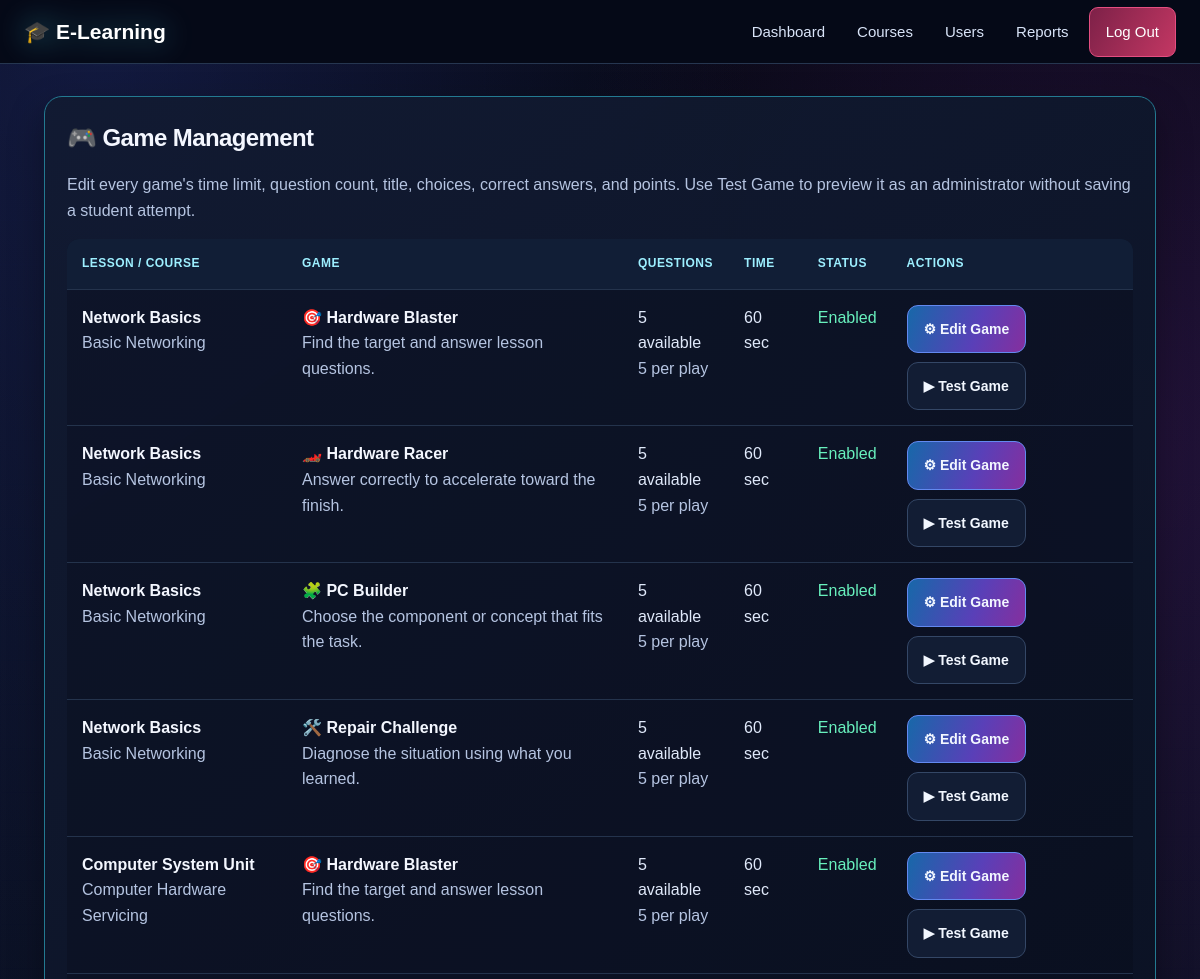
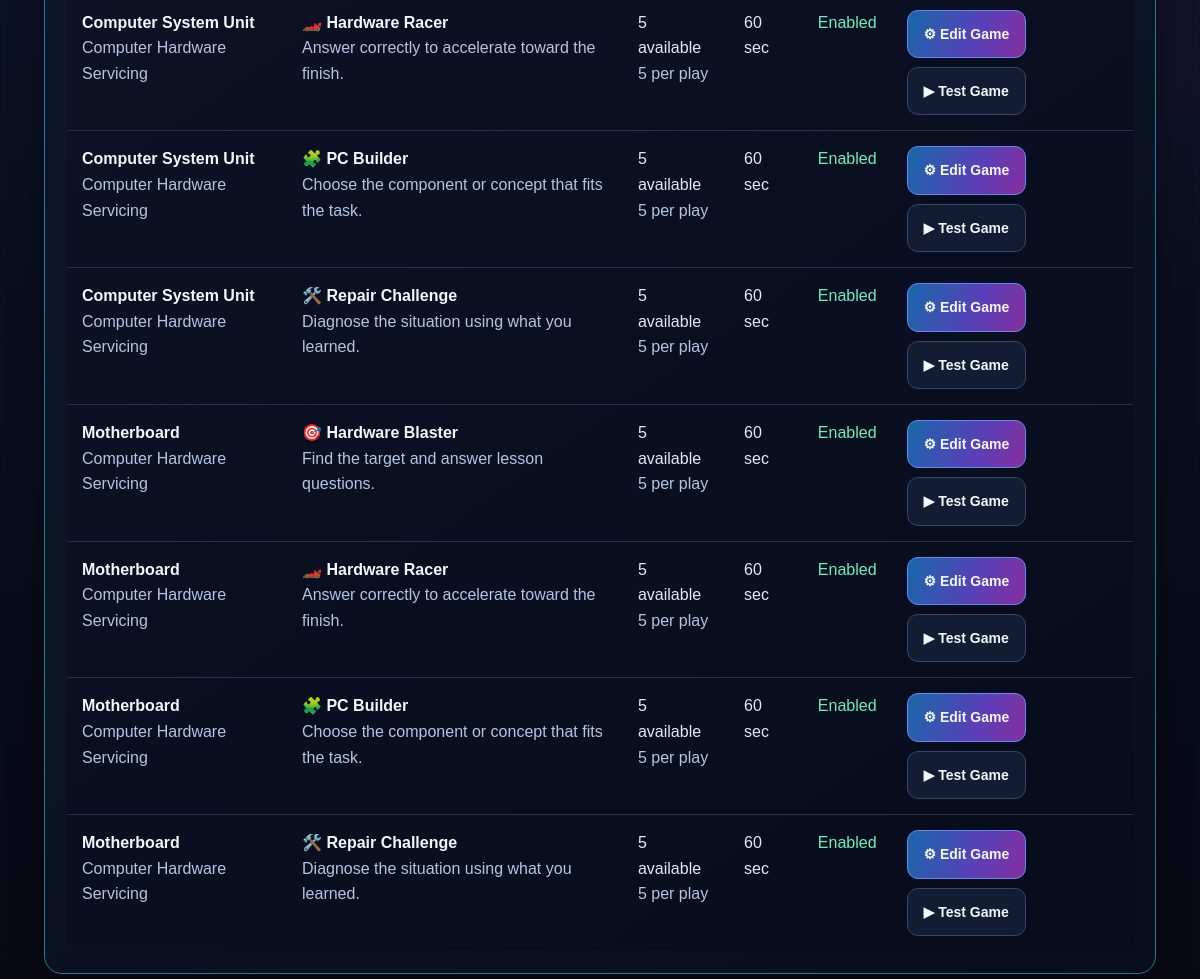
Screenshot of /admin/games (signed in) with the database file from the repository (2 pictures, top to bottom).
### tables this page shows
CREATE TABLE learning_games(id INTEGER PRIMARY KEY AUTOINCREMENT,lesson_id INTEGER,game_type TEXT,title TEXT,description TEXT,time_limit INTEGER DEFAULT 60,question_count INTEGER DEFAULT 5,enabled INTEGER DEFAULT 1,UNIQUE(lesson_id,game_type),FOREIGN KEY(lesson_id) REFERENCES lessons(id) ON DELETE CASCADE);

CREATE TABLE lessons(id INTEGER PRIMARY KEY AUTOINCREMENT,course_id INTEGER NOT NULL,title TEXT NOT NULL,summary TEXT,content TEXT NOT NULL,lesson_order INTEGER DEFAULT 1,FOREIGN KEY(course_id) REFERENCES courses(id) ON DELETE CASCADE);

CREATE TABLE courses(id INTEGER PRIMARY KEY AUTOINCREMENT,title TEXT NOT NULL,description TEXT NOT NULL,created_at TEXT DEFAULT CURRENT_TIMESTAMP);

### app.py (the view)
@app.route('/admin/games')
@admin_required
def admin_games():
    con=db()
    rows=con.execute("""SELECT g.*,l.title lesson_title,c.title course_title,
      (SELECT COUNT(*) FROM learning_game_questions q WHERE q.game_id=g.id) question_total
      FROM learning_games g JOIN lessons l ON l.id=g.lesson_id
      JOIN courses c ON c.id=l.course_id ORDER BY c.title,l.lesson_order,l.title,g.id""").fetchall()
    con.close()
    return render_template('admin_games.html',rows=rows)

### app.py (called while the page is built)
def db():
    con=sqlite3.connect(DB)
    con.row_factory=sqlite3.Row
    con.execute('PRAGMA foreign_keys=ON')
    return con

def admin_required(fn):
    @wraps(fn)
    def wrap(*a,**kw):
        if 'user' not in session: return redirect(url_for('login'))
        if session['user']['role']!='admin': flash('Admin access only.'); return redirect(url_for('dashboard'))
        return fn(*a,**kw)
    return wrap

@app.context_processor
def inject():
    return {'user':session.get('user')}

### templates/admin_games.html
{% extends 'base.html' %}{% block title %}Game Management · E-Learning{% endblock %}{% block content %}
<section class="py-card" style="border-color:#237a91">
  <h2>🎮 Game Management</h2>
  <p class="page-intro">Edit every game's time limit, question count, title, choices, correct answers, and points. Use Test Game to preview it as an administrator without saving a student attempt.</p>
  <div style="overflow-x:auto"><table><thead><tr><th>Lesson / Course</th><th>Game</th><th>Questions</th><th>Time</th><th>Status</th><th>Actions</th></tr></thead><tbody>
  {% for r in rows %}<tr>
    <td><strong>{{ r.lesson_title }}</strong><br><span class="muted">{{ r.course_title }}</span></td>
    <td><strong>{{ r.title }}</strong><br><span class="muted">{{ r.description }}</span></td>
    <td>{{ r.question_total }} available<br><span class="muted">{{ r.question_count }} per play</span></td>
    <td>{{ r.time_limit }} sec</td>
    <td>{% if r.enabled %}<span style="color:#68f0bd">Enabled</span>{% else %}<span style="color:#ff8aa9">Disabled</span>{% endif %}</td>
    <td><div class="actions" style="margin-top:0"><a class="py-btn primary" href="{{ url_for('admin_game_studio',gid=r.id) }}">⚙ Edit Game</a><a class="py-btn" href="{{ url_for('admin_game_test',gid=r.id) }}">▶ Test Game</a></div></td>
  </tr>{% else %}<tr><td colspan="6" class="empty">Add lessons first to create learning games.</td></tr>{% endfor %}
  </tbody></table></div>
</section>{% endblock %}

### static/style.css (style rules this page uses)
* { box-sizing:border-box }
body { margin:0;font-family:Arial,Helvetica,sans-serif;background:#f4f7fb;color:#1f2937 }
.stat small,.muted { color:#6b7280 }
table { width:100%;border-collapse:collapse }
th,td { text-align:left;padding:11px;border-bottom:1px solid #e5e7eb;vertical-align:top }
:root { color-scheme:dark; --bg:#070914;--bg-2:#0b1020;--surface:rgba(16,23,43,.88);--surface-solid:#10172b; --surface-2:#141e36;--line:rgba(125,151,205,.22);--text:#edf4ff;--muted:#9baac8; --cyan:#4deaff;--blue:#5588ff;--violet:#b66bff;--pink:#ff5bd6;--green:#57f5b2; --danger:#ff6689;--glow-cyan:0 0 14px rgba(77,234,255,.22);--glow-violet:0 0 20px rgba(182,107,255,.22); }
html { scroll-behavior:smooth;scroll-padding-top:90px;background:var(--bg) }
body { position:relative;isolation:isolate;background:radial-gradient(ellipse at 15% 0%,rgba(67,80,190,.18),transparent 42%),radial-gradient(ellipse at 90% 18%,rgba(134,50,190,.13),transparent 38%),linear-gradient(180deg,#070914 0%,#0a1020 52%,#070914 100%);background-attachment:fixed;color:var(--text);line-height:1.6;overflow-x:hidden }
body:before { content:"";position:fixed;inset:0;z-index:-1;pointer-events:none;opacity:.19;background-image:linear-gradient(rgba(110,145,220,.08) 1px,transparent 1px),linear-gradient(90deg,rgba(110,145,220,.08) 1px,transparent 1px);background-size:44px 44px;mask-image:linear-gradient(to bottom,black,transparent 82%) }
.hero h1,h1,h2,h3 { color:#f4f7ff;letter-spacing:-.025em }
p { color:#c1cce3 }
.muted,.stat small,.game-count,.game-tip { color:var(--muted)!important }
table { border-collapse:separate;border-spacing:0;background:rgba(7,12,27,.32);border-radius:12px;overflow:hidden }
th { color:#bfefff;background:rgba(77,234,255,.075);font-size:12px;text-transform:uppercase;letter-spacing:.08em }
td,th { border-bottom:1px solid rgba(125,151,205,.16);padding:13px 14px }
tr { transition:background .18s }
.scroll-reveal { opacity:1;transform:none }
.motion-ready .scroll-reveal { opacity:0;transform:translateY(22px) scale(.99);transition:opacity .65s ease var(--reveal-delay,0ms),transform .65s cubic-bezier(.2,.75,.25,1) var(--reveal-delay,0ms) }
.motion-ready .scroll-reveal.is-visible { opacity:1;transform:translateY(0) scale(1) }
:root { color-scheme:dark!important;--bg:#070914;--text:#edf4ff;--muted:#aab8d6;--cyan:#4deaff;--violet:#b66bff }
html,body { min-height:100%;background-color:#070914!important;color:#edf4ff!important }
body { background-image:radial-gradient(ellipse at 8% 0%,rgba(61,86,220,.22),transparent 42%),radial-gradient(ellipse at 94% 22%,rgba(151,46,201,.18),transparent 38%),linear-gradient(180deg,#070914 0%,#0a1020 55%,#070914 100%)!important;background-attachment:fixed!important }
body:before { z-index:0!important;opacity:.15!important;pointer-events:none!important }
h1,h2,h3,h4,strong,b,th { color:#f4f7ff }
p,.muted,small { color:#b5c4e1 }
th { background:#111e36!important;color:#9defff!important }
td { color:#e0e9fa!important }
.motion-ready .scroll-reveal { opacity:0;transform:translateY(25px) scale(.985);transition:opacity .62s ease var(--reveal-delay,0ms),transform .62s cubic-bezier(.2,.75,.25,1) var(--reveal-delay,0ms) }

### rows the page displays
learning_games: lesson_title "Network Basics", course_title "Basic Networking", title "🎯 Hardware Blaster", description "Find the target and answer lesson questions.", question_total "5", question_count "5", time_limit "60", enabled "Enabled"
learning_games: lesson_title "Network Basics", course_title "Basic Networking", title "🏎️ Hardware Racer", description "Answer correctly to accelerate toward the finish.", question_total "5", question_count "5", time_limit "60", enabled "Enabled"
learning_games: lesson_title "Network Basics", course_title "Basic Networking", title "🧩 PC Builder", description "Choose the component or concept that fits the task.", question_total "5", question_count "5", time_limit "60", enabled "Enabled"
learning_games: lesson_title "Network Basics", course_title "Basic Networking", title "🛠️ Repair Challenge", description "Diagnose the situation using what you learned.", question_total "5", question_count "5", time_limit "60", enabled "Enabled"
learning_games: lesson_title "Computer System Unit", course_title "Computer Hardware Servicing", title "🎯 Hardware Blaster", description "Find the target and answer lesson questions.", question_total "5", question_count "5", time_limit "60", enabled "Enabled"
learning_games: lesson_title "Computer System Unit", course_title "Computer Hardware Servicing", title "🏎️ Hardware Racer", description "Answer correctly to accelerate toward the finish.", question_total "5", question_count "5", time_limit "60", enabled "Enabled"
learning_games: lesson_title "Computer System Unit", course_title "Computer Hardware Servicing", title "🧩 PC Builder", description "Choose the component or concept that fits the task.", question_total "5", question_count "5", time_limit "60", enabled "Enabled"
learning_games: lesson_title "Computer System Unit", course_title "Computer Hardware Servicing", title "🛠️ Repair Challenge", description "Diagnose the situation using what you learned.", question_total "5", question_count "5", time_limit "60", enabled "Enabled"
learning_games: lesson_title "Motherboard", course_title "Computer Hardware Servicing", title "🎯 Hardware Blaster", description "Find the target and answer lesson questions.", question_total "5", question_count "5", time_limit "60", enabled "Enabled"
learning_games: lesson_title "Motherboard", course_title "Computer Hardware Servicing", title "🏎️ Hardware Racer", description "Answer correctly to accelerate toward the finish.", question_total "5", question_count "5", time_limit "60", enabled "Enabled"
learning_games: lesson_title "Motherboard", course_title "Computer Hardware Servicing", title "🧩 PC Builder", description "Choose the component or concept that fits the task.", question_total "5", question_count "5", time_limit "60", enabled "Enabled"
learning_games: lesson_title "Motherboard", course_title "Computer Hardware Servicing", title "🛠️ Repair Challenge", description "Diagnose the situation using what you learned.", question_total "5", question_count "5", time_limit "60", enabled "Enabled"
